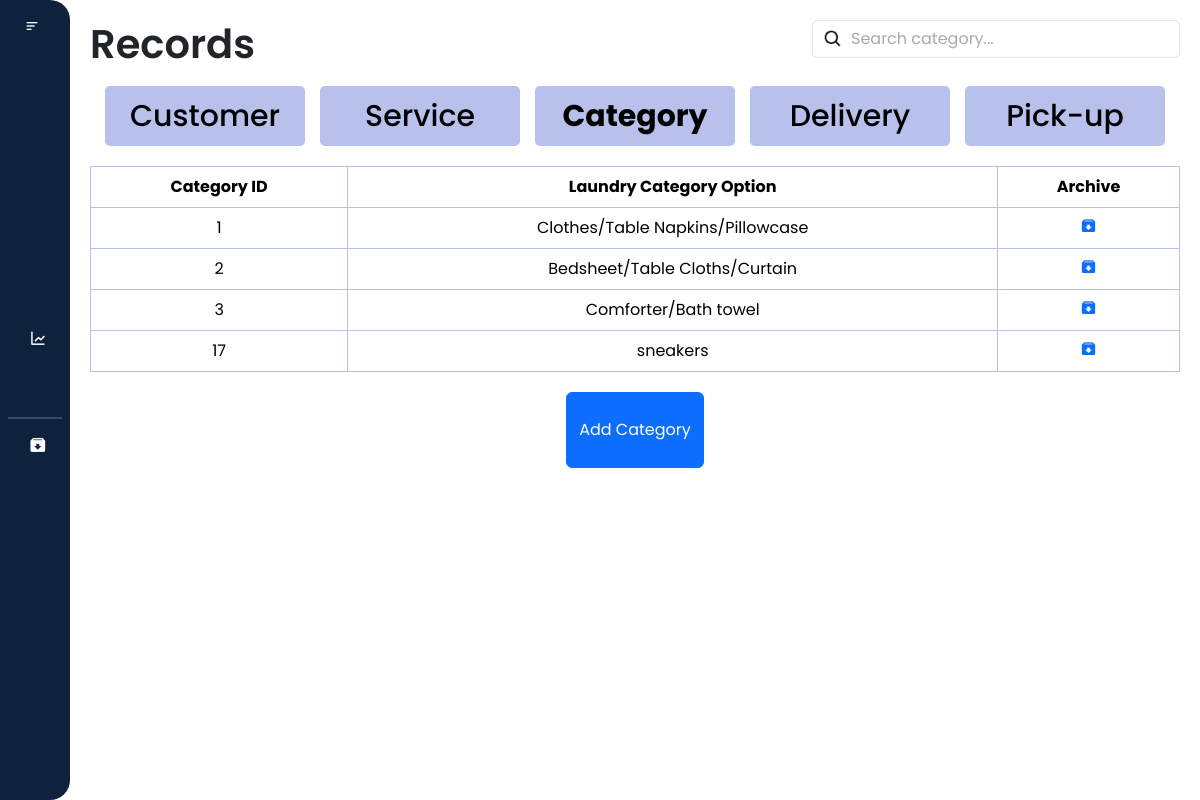
The page /laundry_system/records/category.php (signed in) on the database as committed earlier.
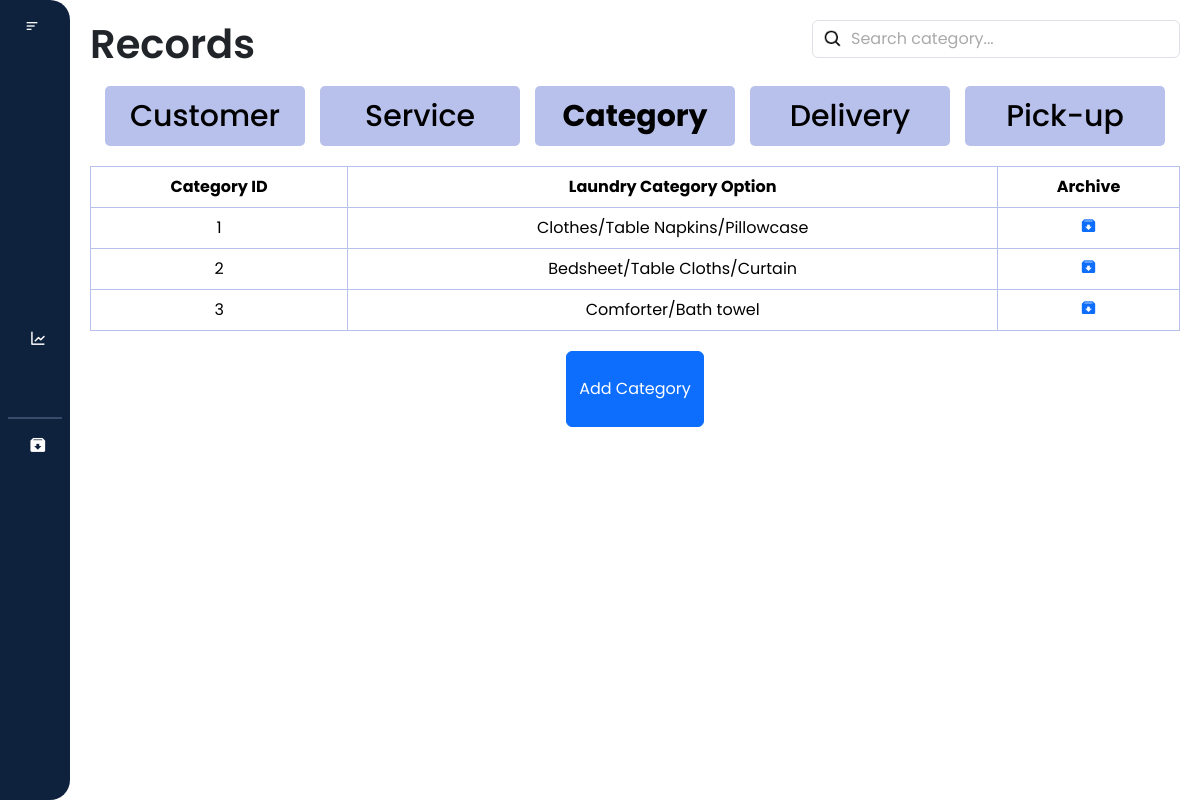
The same page on the database as committed later.
### tables this page shows
CREATE TABLE `category` (
  `category_id` int(255) NOT NULL,
  `laundry_category_option` varchar(255) NOT NULL
);

### laundry_system/records/category.php (the view, shortened to what the changed rows need)
<!DOCTYPE html>
<html lang="en">
<head>
    <link href="https://cdn.jsdelivr.net/npm/bootstrap@5.3.3/dist/css/bootstrap.min.css" rel="stylesheet"
>
    <link href="https://cdn.lineicons.com/4.0/lineicons.css" rel="stylesheet" />
    <link href='https://unpkg.com/boxicons@2.1.4/css/boxicons.min.css' rel='stylesheet'>
    <link rel="stylesheet" href="category.css">
</head>
<body>
    <div class="wrapper">
        <div class="main-content">
            <nav>
                <div class="d-flex justify-content-between" id="navbar">
                    <h1>Records</h1>
                </div>
            </nav>
            <div class="table-responsive">
                <table class="table table-bordered text-center">
                    <thead>
                        <tr class="bg-dark text-white">
                            <th>Category ID</th>
                            <th>Laundry Category Option</th>
                            <th>Archive</th>
                        </tr>
                    </thead>
                    <tbody id = "category_table">
                        <?php
                        require '../database.php';
                        $query = "SELECT * FROM category";
                        $result = mysqli_query($conn, $query);
                        if ($result && $result->num_rows > 0) {
                            while($row = mysqli_fetch_assoc($result)) {
                        ?>
                            <tr>
                                <td><?php echo $row["category_id"]; ?></td>
                                <td><?php echo $row["laundry_category_option"]; ?></td>
                                <td>
                                    <a href="javascript:void(0);" class="archive-btn"
                                       data-id="<?php echo $row['category_id']; ?>"
                                       data-option="<?php echo $row['laundry_category_option']; ?>">
                                      <i class='bx bxs-archive-in'></i>
                                    </a>
                                </td>
                            </tr>
                        <?php
                            }
                        } else {
                        ?>
                    <tr>
                        <td colspan="3">No laundry category option found.</td>
                    </tr>
                    <?php
                    }
                    ?>
                    </tbody>
                </table>
            </div>
        </div>
    </div>
</body>
</html>

Rows that differ between the two databases and show on the page:
removed category: category_id "17", laundry_category_option "sneakers"
